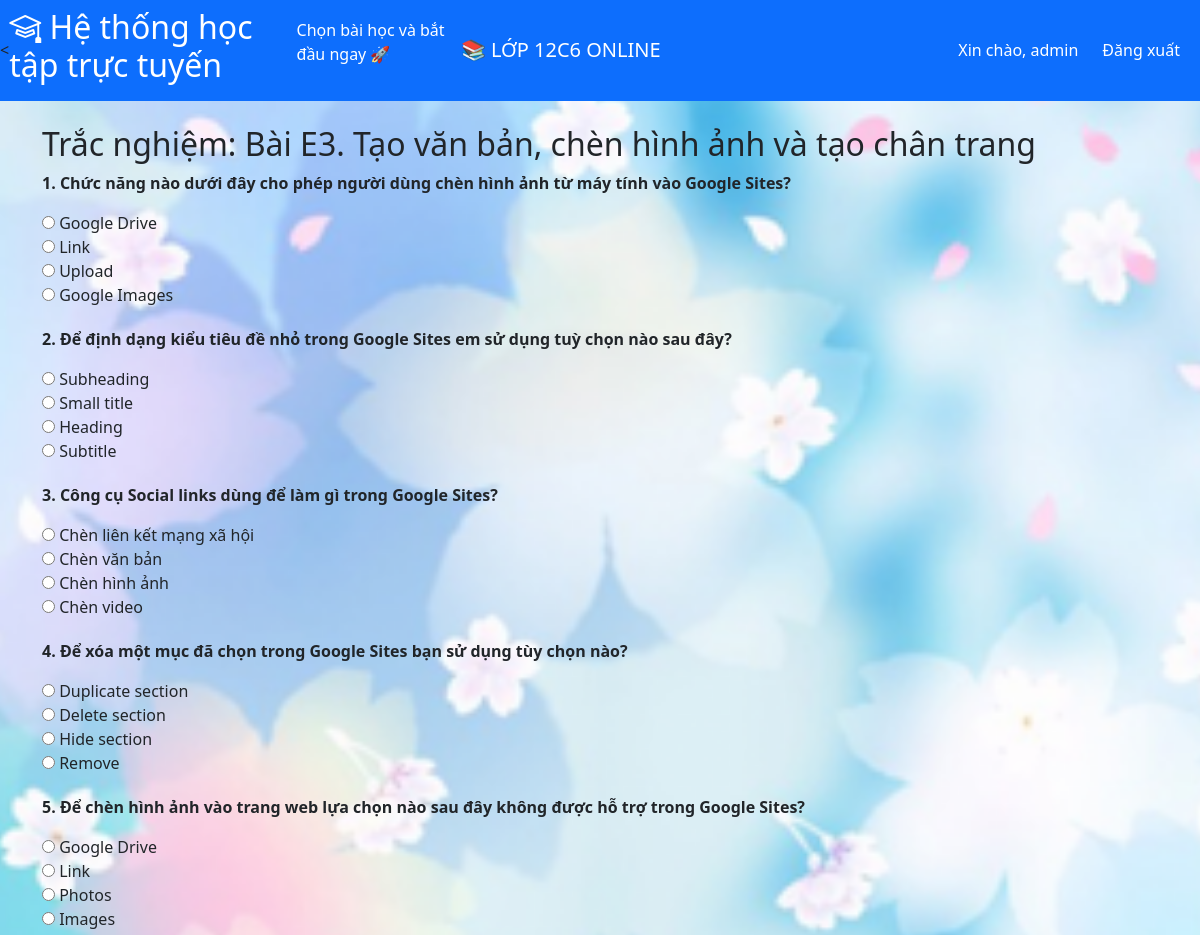
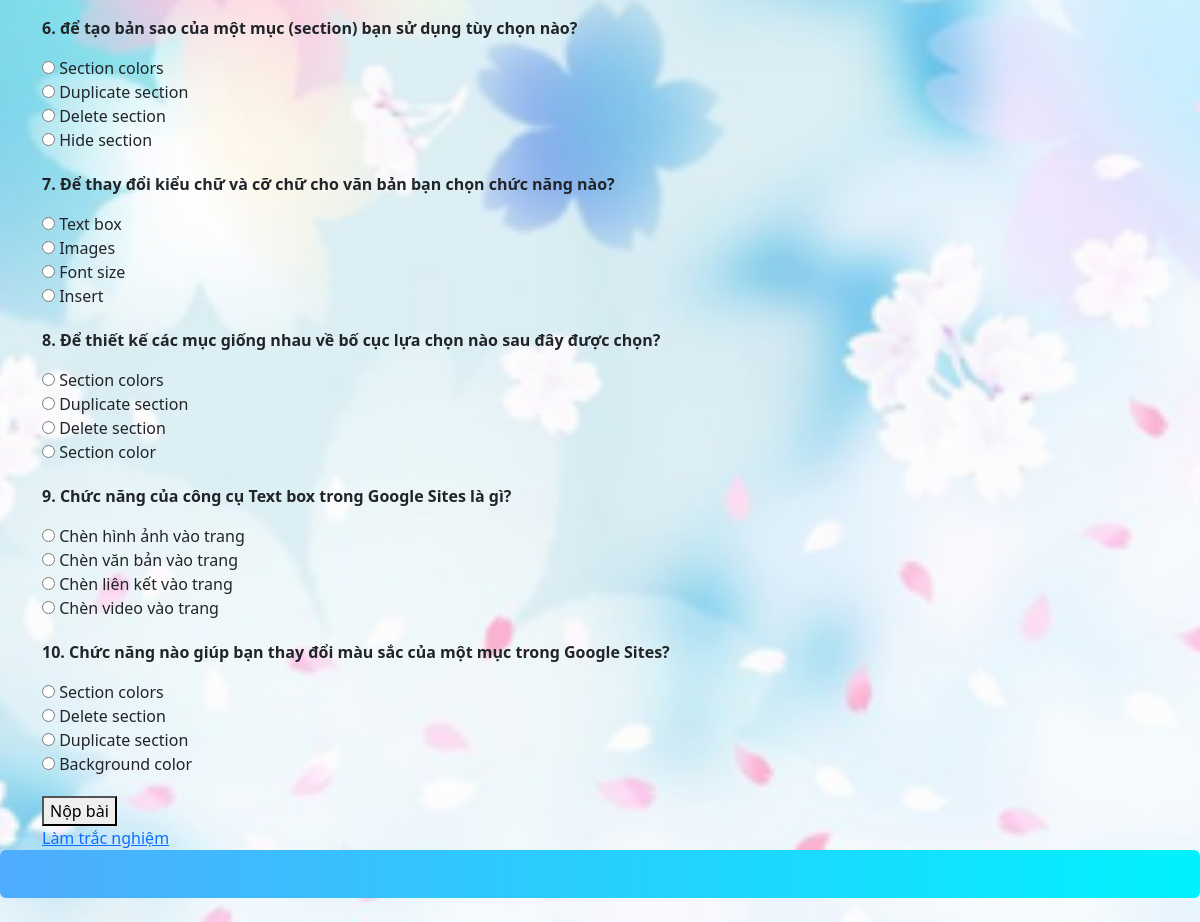
/quiz/lesson/3 (signed in), run on the app's committed database (2 pictures, top to bottom).
### models.py (models this page shows)
class User(UserMixin, db.Model):
    __tablename__ = 'user'   # (tốt, rõ ràng)
    id = db.Column(db.Integer, primary_key=True)
    username = db.Column(db.String(50), unique=True)
    password = db.Column(db.String(200))
    role = db.Column(db.String(20), default='student')
    scores = db.relationship('Score', backref='student', lazy=True)

class Lesson(db.Model):
    id = db.Column(db.Integer, primary_key=True)
    title = db.Column(db.String(200))
    subject_id = db.Column(db.Integer, db.ForeignKey('subject.id'))
    content_type = db.Column(db.String(50))
    content_url = db.Column(db.String(500))
    content_pdf = db.Column(db.String(255))
    content_doc = db.Column(db.String(255))

class QuizQuestion(db.Model):
    id = db.Column(db.Integer, primary_key=True)
    lesson_id = db.Column(db.Integer)
    question = db.Column(db.String(500))
    option_a = db.Column(db.String(200))
    option_b = db.Column(db.String(200))
    option_c = db.Column(db.String(200))
    option_d = db.Column(db.String(200))
    correct_answer = db.Column(db.String(1))

### app.py (the view, shortened to what this page needs)
@app.route('/quiz/lesson/<int:lesson_id>', methods=['GET', 'POST'])
@login_required
def quiz_by_lesson(lesson_id):
    lesson = Lesson.query.get_or_404(lesson_id)
    if request.method == 'GET':
        questions = QuizQuestion.query.filter_by(lesson_id=lesson_id).all()
        questions = random.sample(questions, min(10, len(questions)))
    if not questions:
        return "Bài này chưa có câu hỏi"
    return render_template(
        'quiz.html',
        lesson=lesson,
        questions=questions
    )

### app.py (called while the page is built)
@login_manager.user_loader
def load_user(user_id):
    return db.session.get(User, int(user_id))

### templates/quiz.html
{% extends "base.html" %}
{% block content %}
<h2>Trắc nghiệm: {{ lesson.title }}</h2>
<form method="POST">
    {% for q in questions %}
        <div style="margin-bottom:20px;">
            <p><b>{{ loop.index }}. {{ q.question }}</b></p>
            <input type="radio" name="{{ q.id }}" value="A"> {{ q.option_a }}<br>
            <input type="radio" name="{{ q.id }}" value="B"> {{ q.option_b }}<br>
            <input type="radio" name="{{ q.id }}" value="C"> {{ q.option_c }}<br>
            <input type="radio" name="{{ q.id }}" value="D"> {{ q.option_d }}<br>
        </div>
    {% endfor %}
    <button type="submit">Nộp bài</button>
</form>
<a href="{{ url_for('quiz_by_lesson', lesson_id=lesson.id) }}">
    Làm trắc nghiệm
</a>
{% endblock %}

### templates/base.html (shortened to what this page needs)
<!DOCTYPE html>
<html>
<head>
    <link href="https://cdn.jsdelivr.net/npm/bootstrap@5.3.0/dist/css/bootstrap.min.css" rel="stylesheet">
<link rel="stylesheet" href="https://cdn.jsdelivr.net/npm/bootstrap-icons@1.11.1/font/bootstrap-icons.css">
</head>
<body class="bg-light">
    <nav class="navbar navbar-expand-lg navbar-dark bg-primary mb-4">
        <<h2 style="color: white;">
    <i class="bi bi-mortarboard"></i> Hệ thống học tập trực tuyến
</h2>
<p style="color: white;">
    Chọn bài học và bắt đầu ngay 🚀
</p>
        <div class="container">
            <a class="navbar-brand" href="/">📚 LỚP 12C6 ONLINE</a>
            <div class="navbar-nav ms-auto">
                {% if current_user.is_authenticated %}
                    <span class="nav-link text-white">Xin chào, {{ current_user.username }}</span>
                    <a class="nav-link btn btn-danger text-white btn-sm ms-2" href="/logout">Đăng xuất</a>
                {% endif %}
            </div>
        </div>
    </nav>
    <div class="container">
        {% block content %}{% endblock %}
    </div>
    <div class="p-4 mb-4 text-white rounded" style="
    background: linear-gradient(to right, #4facfe, #00f2fe);
">
</div>
</body>
</html>

### data on the page
User: username "admin"
Lesson: title "Bài E3. Tạo văn bản, chèn hình ảnh và tạo chân trang"
QuizQuestion: question "Chức năng nào dưới đây cho phép người dùng chèn hình ảnh từ máy tính vào Google Sites?", option_a "Google Drive", option_b "Link", option_c "Upload", option_d "Google Images"
QuizQuestion: question "Để định dạng kiểu tiêu đề nhỏ trong Google Sites em sử dụng tuỳ chọn nào sau đây?", option_a "Subheading", option_b "Small title", option_c "Heading", option_d "Subtitle"
QuizQuestion: question "Công cụ Social links dùng để làm gì trong Google Sites?", option_a "Chèn liên kết mạng xã hội", option_b "Chèn văn bản", option_c "Chèn hình ảnh", option_d "Chèn video"
QuizQuestion: question "Để xóa một mục đã chọn trong Google Sites bạn sử dụng tùy chọn nào?", option_a "Duplicate section", option_b "Delete section", option_c "Hide section", option_d "Remove"
QuizQuestion: question "Để chèn hình ảnh vào trang web lựa chọn nào sau đây không được hỗ trợ trong Google Sites?", option_a "Google Drive", option_b "Link", option_c "Photos", option_d "Images"
QuizQuestion: question "để tạo bản sao của một mục (section) bạn sử dụng tùy chọn nào?", option_a "Section colors", option_b "Duplicate section", option_c "Delete section", option_d "Hide section"
QuizQuestion: question "Để thay đổi kiểu chữ và cỡ chữ cho văn bản bạn chọn chức năng nào?", option_a "Text box", option_b "Images", option_c "Font size", option_d "Insert"
QuizQuestion: question "Để thiết kế các mục giống nhau về bố cục lựa chọn nào sau đây được chọn?", option_a "Section colors", option_b "Duplicate section", option_c "Delete section", option_d "Section color"
QuizQuestion: question "Chức năng của công cụ Text box trong Google Sites là gì?", option_a "Chèn hình ảnh vào trang", option_b "Chèn văn bản vào trang", option_c "Chèn liên kết vào trang", option_d "Chèn video vào trang"
QuizQuestion: question "Chức năng nào giúp bạn thay đổi màu sắc của một mục trong Google Sites?", option_a "Section colors", option_b "Delete section", option_c "Duplicate section", option_d "Background color"
